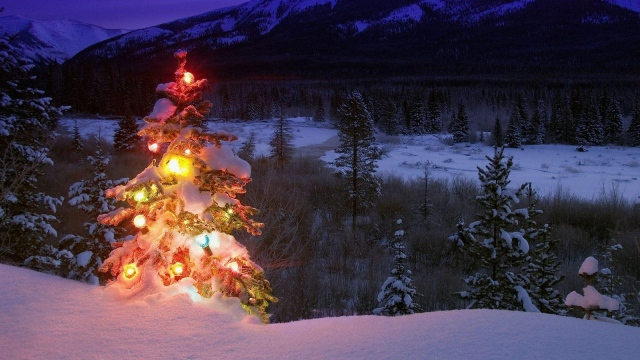
#> input picture pic/1.jpg, 640 x 360 px; its folder holds only this picture in this run
$ python main.py
#> lines starting #> are read from the running program, lines starting #| are printed output that depends on the picture; after the words box and inside, x2 and y2 are one past the last pixel; in counts of white or black regions, pixels touching at a corner belong together
#> further down, rgbimg is the input picture: shape (360, 640, 3); mean R, G, B 70.5, 56.1, 73.7
### Coding/findtree.py
from PIL import Image
import numpy as np
import scipy
import matplotlib.colors as colors
from sklearn.cluster import DBSCAN
from math import ceil,sqrt

'''实现脚本'''

def findtree(rgbimg,
             hueleftthr = 0.2,
             huerightthr = 0.95,
             satthr =0.7,
             valthr = 0.7,
             monothr = 220,
             maxpoints = 5000,
             proxthresh = 0.04):
    # 将 RGB 图像转化为 灰度图
#> called with hueleftthr = 0.2, huerightthr = 0.95, satthr = 0.7, valthr = 0.7, monothr = 220, maxpoints = 5000, proxthresh = 0.04
    grayimg = np.asarray(Image.fromarray(rgbimg).convert('L'))
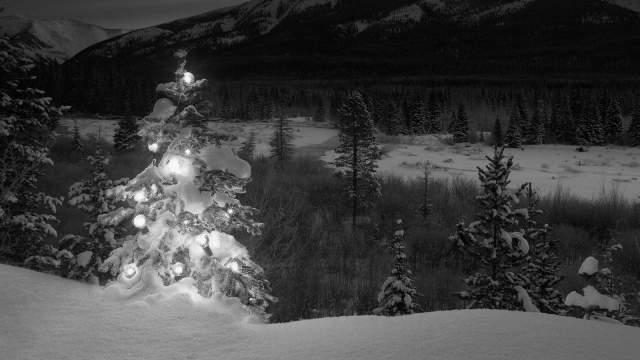
#> grayimg: shape (360, 640); min 0, max 253, mean 62.4

    # 将 rbg => hsv(float [0,1.0])
    hsvimg = colors.rgb_to_hsv(rgbimg.astype(float)/255)
#> hsvimg: shape (360, 640, 3) float64; mean of channels 0, 1, 2 0.593, 0.441, 0.35

    # 二值化阈值图像初始化

    binimg = np.zeros((rgbimg.shape[0],rgbimg.shape[1]))

    #1， heu < 0.2 or hue > 0.95(red or yellow)
    #2， saturated and bright both greater than 0.7
    # 满足以上条件被认为是圣诞树上的灯
    boolidx = np.logical_and(
        np.logical_and(
            np.logical_or((hsvimg[:,:,0]<hueleftthr),
            (hsvimg[:,:,0]>huerightthr)),
            (hsvimg[:,:,1]>satthr)),
            (hsvimg[:,:,2]>valthr))
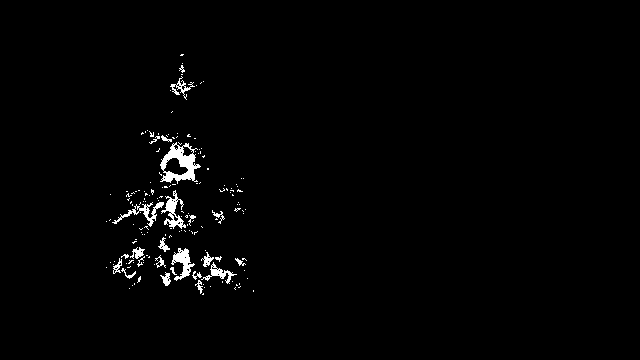
#> boolidx: shape (360, 640) bool; 1.5% white; 161 white regions (136 under 20 px), largest, box (x1, y1, x2, y2) and area: (160, 142, 201, 184) 772, (161, 190, 186, 229) 356, (171, 248, 195, 281) 337


    # 找到满足 hsv 标准的像素，赋值为255
    binimg[np.where(boolidx)] = 255
    # 添加像素来满足garay brightness 条件
    binimg[np.where(grayimg>monothr)] = 255

    # 用 DBSCAN 聚类算法分割这些点
    X = np.transpose(np.where(binimg==255))
    Xslice = X
    nsample = len(Xslice)

    if nsample > maxpoints:
        # 确保样本数不超过 DNSCAN 算法最大限度
        Xslice = X[range(0,nsample,int(ceil(float(nsample/maxpoints))))] # 将样本每隔几个采样一次

    # 将 DNSCAN 阈值接近像素单位，并运行 DBSCAN
    pixproxthr = proxthresh * sqrt(binimg.shape[0]**2 + binimg.shape[1]**2) # 对角巷长*proxthresh
    db = DBSCAN(eps = pixproxthr,min_samples=10).fit(Xslice) # 拟合样本
    labels = db.labels_.astype(int)

    # 寻找最大聚类
    unique_labels = set(labels)
    maxclustpt = 0

    for k in unique_labels:
        class_numbers = [index[0] for index in np.argwhere(labels==k)]
        if(len(class_numbers) > maxclustpt):
            points = Xslice[class_numbers]
            hull = scipy.spatial.ConvexHull(points) # 建立凸包
            maxclustpt = len(class_numbers)
            borderseg = [[points[simplex,0], points[simplex,1]] for simplex in hull.simplices]


    return borderseg,X,labels,Xslice

### Coding/main.py
'''
@author:zeroing
@wx公众号：小张Python

'''

from PIL import Image
import numpy as np
import matplotlib.pyplot as plt
import matplotlib.cm as cm
from findtree import findtree
import os

# path_dir = 'D:/ceshi_11/findtree'
path_dir = '../pic'

path_list = [os.path.join(path_dir,str(i)) for i in os.listdir(path_dir)]
print(path_list)

# 初始化figure size

fgsz = (16,8)

figthresh = plt.figure(figsize = fgsz,facecolor ='w')
figclust  = plt.figure(figsize = fgsz,facecolor ='w')
figcltwo = plt.figure(figsize = fgsz,facecolor = 'w')
figborder = plt.figure(figsize = fgsz,facecolor = 'w')
figorigin = plt.figure(figsize = fgsz,facecolor = 'w')


# 每张图设置一个 窗口名
figthresh.canvas.set_window_title('Thresholded HSV and Monochrome Brightness')
figclust.canvas.set_window_title('DBSCAN Clusters (Raw Pixel Output)')
figcltwo.canvas.set_window_title('DBSCAN Clusters (Slightly Dilated for Display)')
figborder.canvas.set_window_title('Trees with Borders')
figorigin.canvas.set_window_title("Original Image")


for ii,name in enumerate(path_list):
    # 打开图片
    rgbimg = np.asarray(Image.open(str(name)))

    # 运行脚本找到 bordeseg,X,Labels,Xslce
    borderseg,X,labels,Xslice = findtree(rgbimg)
#> borderseg = 13 items, first 6: [[194, 221], [110, 106]], [[288, 300], [129, 193]], [[178, 290], [243, 253]], [[291, 290], [253, 253]], [[55, 54], [180, 181]], [[55, 194], [180, 110]]; X = 4455 pairs, first value 54 to 300, second value 106 to 253; labels = 4455 values from 0 to 0; Xslice has the same summary as X

    # 展示阈值分割后的图像
    axthresh =  figthresh.add_subplot(2, 3, ii+1)
    axthresh.set_xticks([])
    axthresh.set_yticks([])
    binimg = np.zeros((rgbimg.shape[0],rgbimg.shape[1]))
    for v,h in X:
        binimg[v,h] = 255 # 初步筛选之后坐标点
#> this loop made 4455 passes
#> (v, h) on passes 1 to 3: (54, 181), (54, 182), (54, 183)
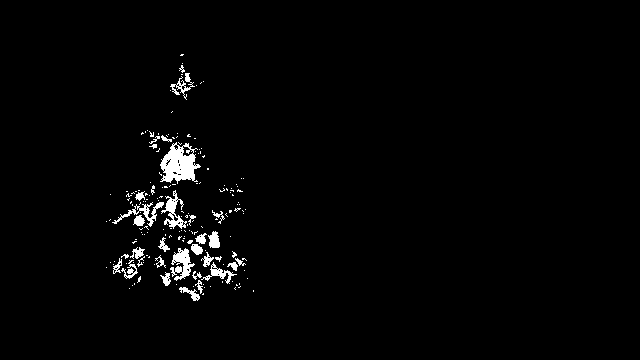
#> binimg: shape (360, 640) float64; 1.9% white; 177 white regions (144 under 20 px), largest, box (x1, y1, x2, y2) and area: (160, 142, 201, 184) 994, (170, 248, 195, 281) 411, (161, 190, 187, 229) 362

    axthresh.imshow(binimg,interpolation = 'nearest',cmap = 'Greys')

    # Display color-coded clusters
    axclust = figclust.add_subplot(2,3,ii+1)
    axclust.set_xticks([])
    axclust.set_yticks([])
    axcltwo = figcltwo.add_subplot(2,3,ii+1)
    axcltwo.set_xticks([])
    axcltwo.set_yticks([])
    axcltwo.imshow(binimg,interpolation = 'nearest',cmap = 'Greys')

    clustimg = np.ones(rgbimg.shape)
    unique_labels = set(labels)
#> unique_labels = 1 item
    # 为每个聚类生成单个颜色
    plcol = cm.rainbow_r(np.linspace(0,1,len(unique_labels)))
#> plcol = [[1, 1.22e-16, 6.12e-17, 1]]
    print('plcol',plcol)
#| plcol [[1.0000000e+00 1.2246468e-16 6.1232340e-17 1.0000000e+00]]
    for lbl,pix in zip(labels,Xslice):
        for col,unqlbl in zip(plcol,unique_labels):
            if lbl == unqlbl:
                # -1 表示无聚类成员
                if lbl == -1:
                    col = [0.0,0.0,0.0,1.0]
                for ij in range(3):
                    clustimg[pix[0],pix[1],ij] = col[ij]
            # 扩张 图像，用于更好展示
                axcltwo.plot(pix[1],pix[0],'o',markerfacecolor= col,markersize = 1,markeredgecolor = col)
#> this loop made 4455 passes
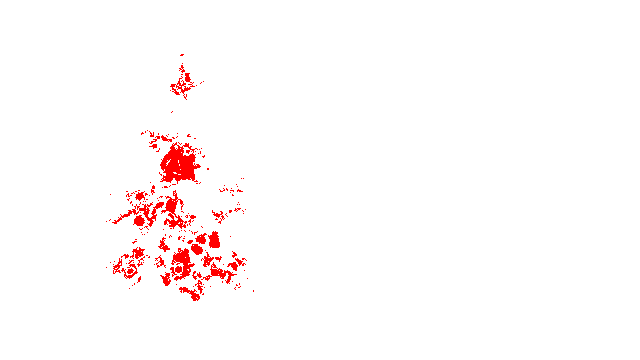
#> clustimg: shape (360, 640, 3) float64; mean of channels 0, 1, 2 1, 0.981, 0.981; drawn as R, G, B

    axclust.imshow(clustimg)
    axcltwo.set_xlim(0,binimg.shape[1]-1)
    axcltwo.set_ylim(binimg.shape[0],-1)

    # 在原图树边缘进行绘制

    axborder = figborder.add_subplot(2,3,ii+1)
    axborder.set_axis_off()
    axborder.imshow(rgbimg,interpolation ='nearest')
    for vseg,hseg in borderseg:
        axborder.plot(hseg,vseg,'g-',lw =3)
#> this loop made 13 passes
#> (vseg, hseg) on passes 1 to 12: ([194, 221], [110, 106]), ([288, 300], [129, 193]), ([178, 290], [243, 253]), ([291, 290], [253, 253]), ([55, 54], [180, 181]), ([55, 194], [180, 110]), ([267, 221], [106, 106]), ([267, 288], [106, 129]), ([81, 178], [203, 243]), ([300, 300], [197, 193]), ([300, 291], [197, 253]), ([54, 54], [183, 181])
    axborder.set_xlim(0,binimg.shape[1]-1)
    axborder.set_ylim(binimg.shape[0],-1)


    # 保存原图
    origin_fig1 = figorigin.add_subplot(2, 3,  ii+1)
    origin_fig1.set_axis_off()
    origin_fig1.imshow(rgbimg, interpolation='nearest')
    axborder.set_xlim(0, binimg.shape[1] - 1)
    axborder.set_ylim(binimg.shape[0], -1)


    # axborder.savefig("D:/ceshi_11/findtree/final_")

    # print(name,'Sucessfully find it !!!!!!!!')

plt.show()
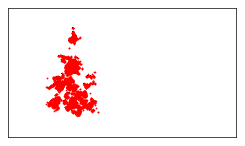
#> figure drawn by matplotlib, 1 panel
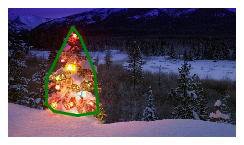
#> figure drawn by matplotlib, 1 panel

$ run again, on pic/5.jpg
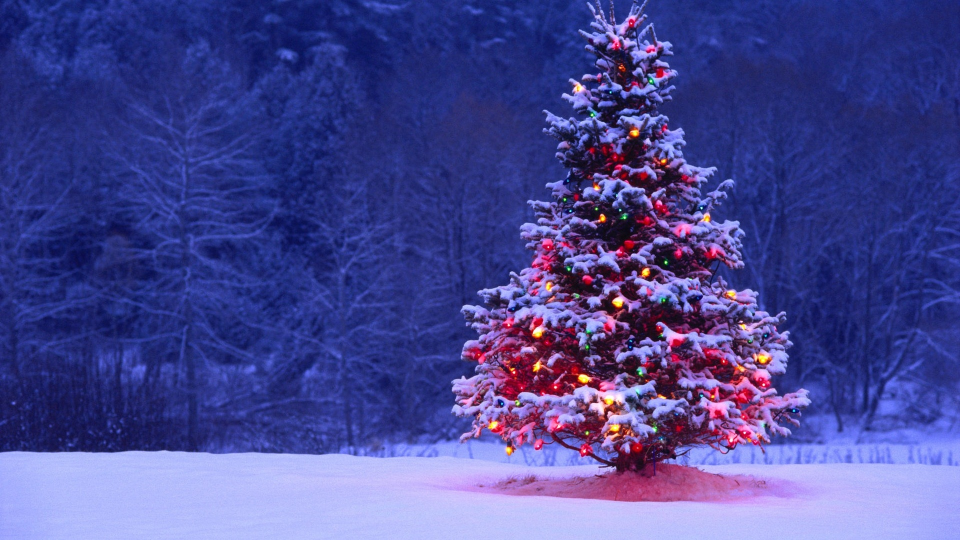
#> input picture pic/5.jpg, 1920 x 1080 px (shown at 1/2 size)
#> rgbimg is the input picture: shape (1080, 1920, 3); mean R, G, B 73.2, 72.6, 147.5
#> hsvimg: shape (1080, 1920, 3) float64; mean of channels 0, 1, 2 0.673, 0.621, 0.59
#> in findtree, `boolidx = np.logical_and( np.logical_and( np.logical_or((hsvimg[:,:,0]..`:
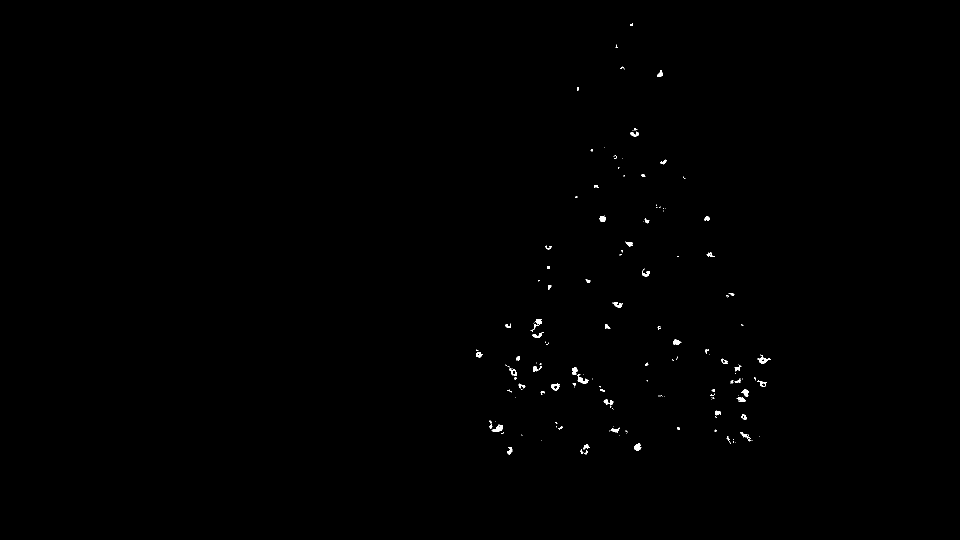
#> boolidx: shape (1080, 1920) bool (shown at 1/2 size); 0.24% white; 164 white regions (102 under 20 px), largest, box (x1, y1, x2, y2) and area: (983, 849, 1006, 864) 182, (1514, 713, 1542, 727) 174, (1154, 748, 1178, 767) 166
#> borderseg = 21 items, first 6: [[147, 718], [1325, 1540]], [[908, 909], [1172, 1019]], [[870, 881], [1513, 1504]], [[178, 700], [1148, 953]], [[47, 46], [1264, 1262]], [[887, 908], [1461, 1172]]; X = 7485 pairs, first value 46 to 909, second value 952 to 1541; labels = 3743 values from 0 to 0; Xslice = 3743 pairs, first value 46 to 909, second value 952 to 1540
#> the loop `for v,h in X:` made 7485 passes
#> (v, h) on passes 1 to 3: (46, 1262), (47, 1262), (47, 1264)
#> unique_labels = 1 item
#> plcol = [[1, 1.22e-16, 6.12e-17, 1]]
#| plcol [[1.0000000e+00 1.2246468e-16 6.1232340e-17 1.0000000e+00]]
#> the loop `for lbl,pix in zip(labels,Xslice):` made 3743 passes
#> pix on passes 1 to 3: [46, 1262], [47, 1264], [48, 1264]
#> the loop `for vseg,hseg in borderseg:` made 21 passes
#> (vseg, hseg) on passes 1 to 8: ([147, 718], [1325, 1540]), ([908, 909], [1172, 1019]), ([870, 881], [1513, 1504]), ([178, 700], [1148, 953]), ([47, 46], [1264, 1262]), ([887, 908], [1461, 1172]), ([765, 870], [1532, 1513]), ([165, 46], [1156, 1262])
#> `plt.show()`:
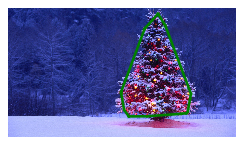
#> figure drawn by matplotlib, 1 panel

$ run again, on pic/6.jpg
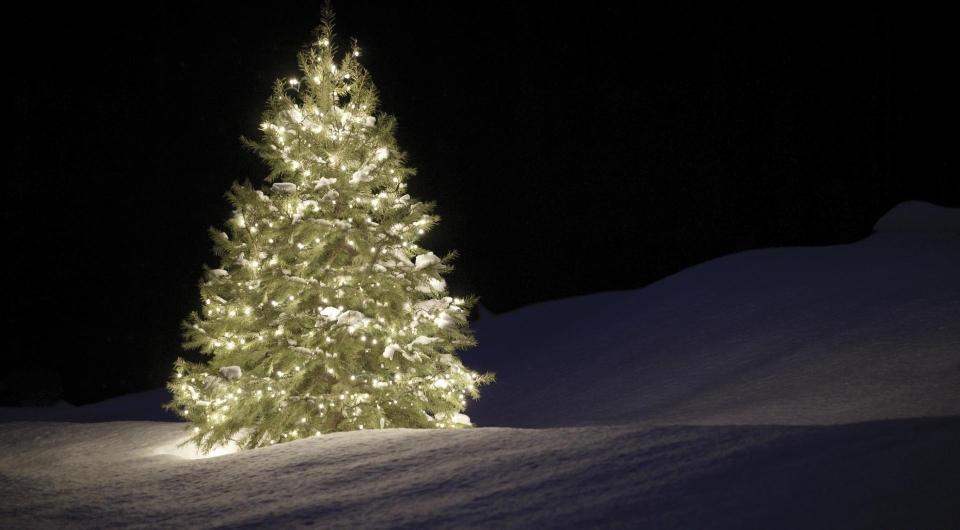
#> input picture pic/6.jpg, 1920 x 1060 px (shown at 1/2 size)
#> rgbimg is the input picture: shape (1060, 1920, 3); mean R, G, B 41.6, 39.3, 35.3
#> hsvimg: shape (1060, 1920, 3) float64; mean of channels 0, 1, 2 0.241, 0.159, 0.174
#> boolidx: shape (1060, 1920) bool; every value is 0
#> borderseg = 17 items, first 6: [[915, 918], [413, 386]], [[915, 849], [413, 938]], [[848, 756], [940, 954]], [[848, 849], [940, 938]], [[253, 749], [527, 357]], [[104, 82], [713, 650]]; X = 20617 pairs, first value 82 to 918, second value 318 to 960; labels = 4124 values from 0 to 0; Xslice = 4124 pairs, first value 82 to 918, second value 321 to 954
#> the loop `for v,h in X:` made 20617 passes
#> (v, h) on passes 1 to 3: (82, 650), (82, 651), (82, 652)
#> after the loop `for v,h in X:`:
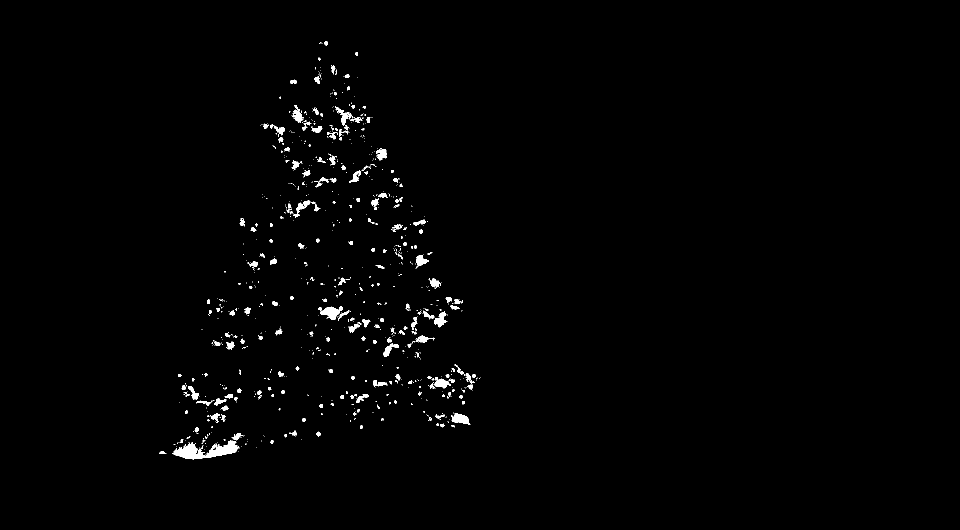
#> binimg: shape (1060, 1920) float64 (shown at 1/2 size); 1% white; 847 white regions (646 under 20 px), largest, box (x1, y1, x2, y2) and area: (345, 881, 477, 919) 2370, (641, 613, 686, 640) 670, (902, 826, 941, 850) 530
#> unique_labels = 1 item
#> plcol = [[1, 1.22e-16, 6.12e-17, 1]]
#| plcol [[1.0000000e+00 1.2246468e-16 6.1232340e-17 1.0000000e+00]]
#> the loop `for lbl,pix in zip(labels,Xslice):` made 4124 passes
#> pix on passes 1 to 3: [82, 650], [83, 651], [84, 641]
#> the loop `for vseg,hseg in borderseg:` made 17 passes
#> (vseg, hseg) on passes 1 to 8: ([915, 918], [413, 386]), ([915, 849], [413, 938]), ([848, 756], [940, 954]), ([848, 849], [940, 938]), ([253, 749], [527, 357]), ([104, 82], [713, 650]), ([104, 105], [713, 714]), ([600, 756], [924, 954])
#> `plt.show()`:
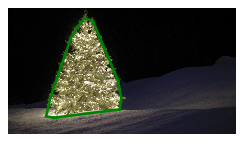
#> figure drawn by matplotlib, 1 panel

$ run again, on pic/2.jpg
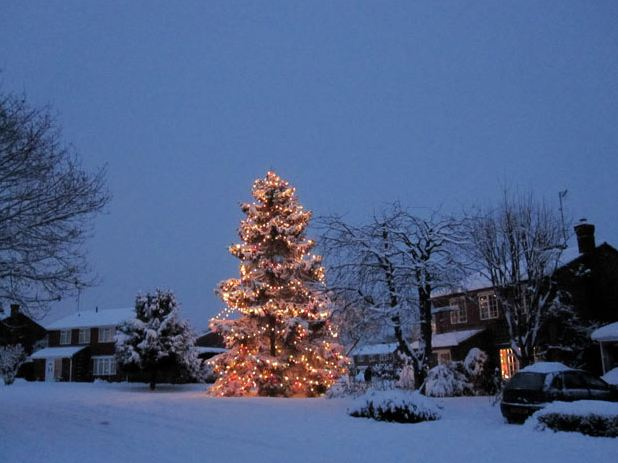
#> input picture pic/2.jpg, 618 x 463 px
#> rgbimg is the input picture: shape (463, 618, 3); mean R, G, B 77.6, 95.7, 133.9
#> hsvimg: shape (463, 618, 3) float64; mean of channels 0, 1, 2 0.574, 0.459, 0.541
#> in findtree, `boolidx = np.logical_and( np.logical_and( np.logical_or((hsvimg[:,:,0]..`:
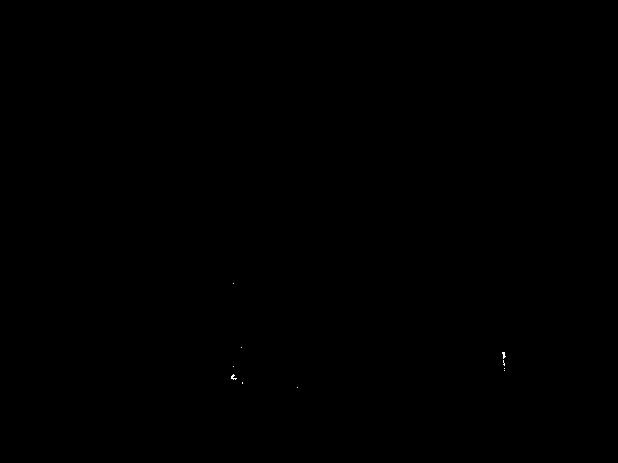
#> boolidx: shape (463, 618) bool; 0.02% white in thin lines or dots, all inside (x1, y1, x2, y2) = (231, 283, 506, 388)
#> borderseg = 16 items, first 6: [[186, 319], [254, 212]], [[363, 393], [208, 222]], [[175, 172], [274, 268]], [[275, 356], [323, 341]], [[389, 393], [312, 222]], [[389, 385], [312, 328]]; X = 413 pairs, first value 172 to 393, second value 208 to 512; labels = 413 values, max 1 at index 268, min 0 at index 0, mean 0.092; Xslice has the same summary as X
#> the loop `for v,h in X:` made 413 passes
#> (v, h) on passes 1 to 3: (172, 268), (173, 268), (175, 274)
#> unique_labels = 2 items
#> plcol = [[1, 1.22e-16, 6.12e-17, 1], [0.5, 0, 1, 1]]
#| plcol [[1.0000000e+00 1.2246468e-16 6.1232340e-17 1.0000000e+00]
#|  [5.0000000e-01 0.0000000e+00 1.0000000e+00 1.0000000e+00]]
#> the loop `for lbl,pix in zip(labels,Xslice):` made 413 passes
#> the loop `for vseg,hseg in borderseg:` made 16 passes
#> (vseg, hseg) on passes 1 to 8: ([186, 319], [254, 212]), ([363, 393], [208, 222]), ([175, 172], [274, 268]), ([275, 356], [323, 341]), ([389, 393], [312, 222]), ([389, 385], [312, 328]), ([357, 356], [341, 341]), ([357, 385], [341, 328])
#> `plt.show()`:
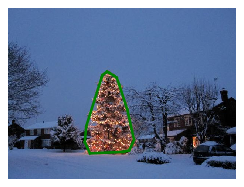
#> figure drawn by matplotlib, 1 panel
